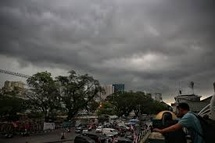
#> input picture pertemuan4/mendung.jpg, 215 x 143 px, shrunk from 275 x 183 before the run
$ python spesifikasi.py
#> lines starting #> are read from the running program, lines starting #| are printed output that depends on the picture
import numpy as np
import cv2
import matplotlib.pyplot as plt

def spesifikasi_histogram(sumber, target):
    hist_sumber, _ = np.histogram(sumber.flatten(), 256, [0, 256])
    cdf_sumber = hist_sumber.cumsum()
    cdf_sumber_normalisasi = (255 * cdf_sumber / cdf_sumber[-1]).astype(np.uint8)

    hist_target, _ = np.histogram(target.flatten(), 256, [0, 256])
    cdf_target = hist_target.cumsum()
    cdf_target_normalisasi = (255 * cdf_target / cdf_target[-1]).astype(np.uint8)

    peta_intensitas = np.zeros(256, dtype=np.uint8)
    for i in range(256):
        selisih = np.abs(cdf_target_normalisasi - cdf_sumber_normalisasi[i])
        peta_intensitas[i] = np.argmin(selisih)

    gambar_spesifikasi = peta_intensitas[sumber]

    return gambar_spesifikasi

sumber = cv2.imread("mendung.jpg", 0)
#> sumber: shape (143, 215); min 0, max 252, mean 85.7
target = cv2.imread("cerah.jpg", 0)
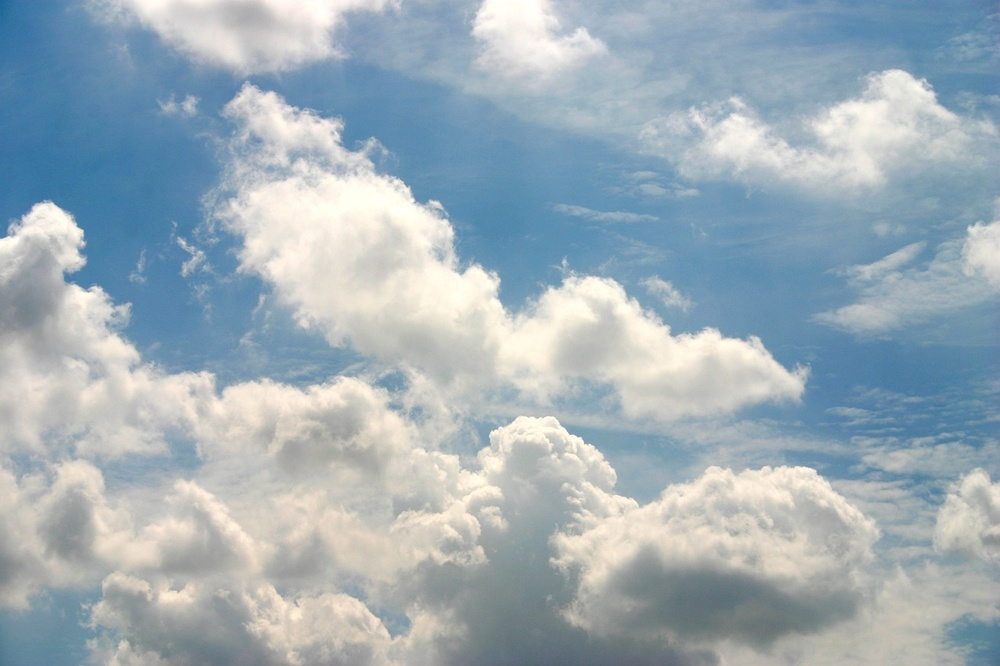
#> input picture pertemuan4/cerah.jpg, 1000 x 666 px, shrunk from 1280 x 853 before the run
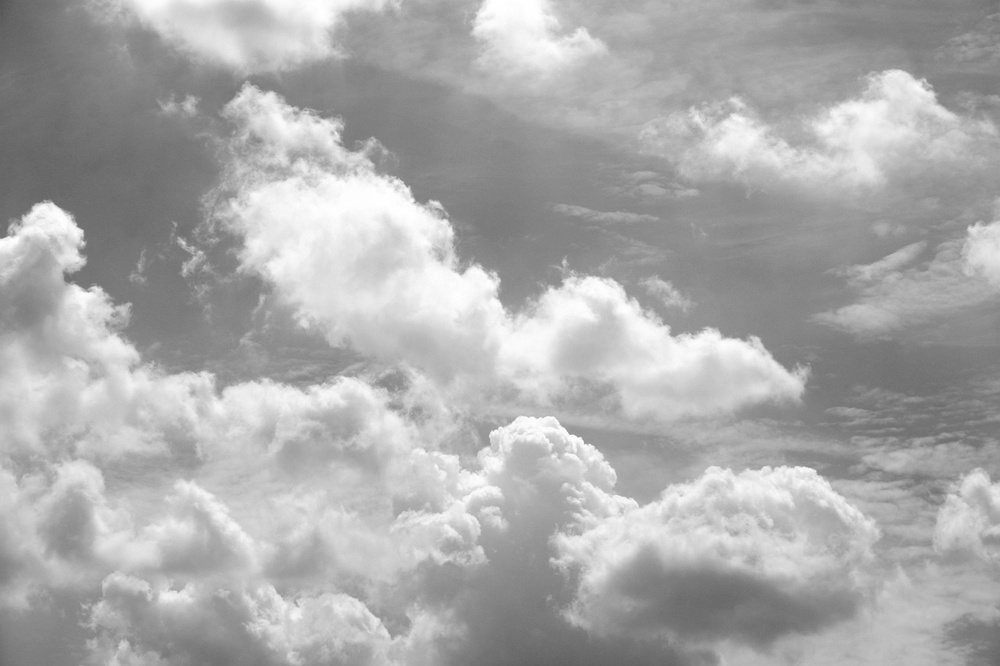
#> target: shape (666, 1000); min 84, max 255, mean 170.8

hasil_spesifikasi = spesifikasi_histogram(sumber, target)
#> in spesifikasi_histogram, `hist_sumber, _ = np.histogram(sumber.flatten(), 256, [0, 256])`: hist_sumber = 256 values, max 318 at index 129, min 0 at index 203, mean 120.1
#> in spesifikasi_histogram, `cdf_sumber = hist_sumber.cumsum()`: cdf_sumber = 256 values from 123 to 30745
#> in spesifikasi_histogram, `cdf_sumber_normalisasi = (255 * cdf_sumber / cdf_sumber[-1]).astype(np..`: cdf_sumber_normalisasi = 256 values from 1 to 255
#> in spesifikasi_histogram, `hist_target, _ = np.histogram(target.flatten(), 256, [0, 256])`: hist_target = 256 values, max 8369 at index 136, min 0 at index 0, mean 2601.6
#> in spesifikasi_histogram, `cdf_target = hist_target.cumsum()`: cdf_target = 256 values from 0 to 666000
#> in spesifikasi_histogram, `cdf_target_normalisasi = (255 * cdf_target / cdf_target[-1]).astype(np..`: cdf_target_normalisasi = 256 values from 0 to 255
#> after the loop in spesifikasi_histogram, `for i in range(256):`: peta_intensitas = 256 values from 104 to 255
#> in spesifikasi_histogram, `gambar_spesifikasi = peta_intensitas[sumber]`:
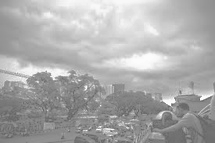
#> gambar_spesifikasi: shape (143, 215); min 104, max 255, mean 170.9
plt.figure(figsize=(12, 6))
plt.subplot(2, 2, 1)
plt.title("Gambar Asli")
plt.imshow(sumber, cmap="gray")
plt.axis('off')
plt.subplot(2, 2, 2)
plt.title("Gambar Spesifikasi")
plt.imshow(hasil_spesifikasi, cmap="gray")
plt.axis('off')
plt.subplot(2, 2, 3)
plt.title("Histogram Gambar Asli")
plt.hist(sumber.flatten(), bins=256, range=[0, 256], color='black')
plt.xlim([0, 256])
plt.xlabel("Intensitas")
plt.ylabel("Frekuensi")
plt.subplot(2, 2, 4)
plt.title("Histogram Gambar Spesifikasi")
plt.hist(hasil_spesifikasi.flatten(), bins=256, range=[0, 256], color='black')
plt.xlim([0, 256])
plt.xlabel("Intensitas")
plt.ylabel("Frekuensi")
plt.tight_layout()
plt.show()
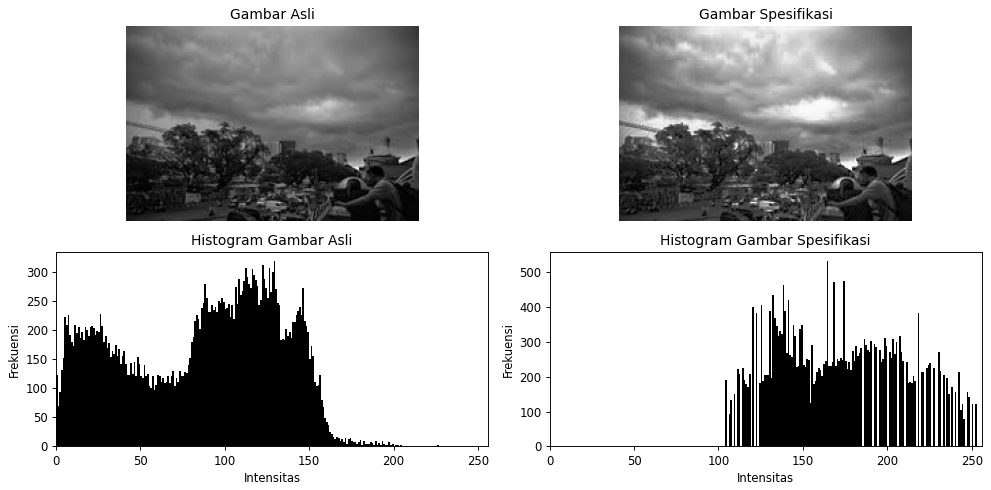
#> figure drawn by matplotlib, 4 panels; panel 3: tallest bar 318 high, from x = 129 to 130; panel 4: tallest bar 532 high, from x = 164 to 165
